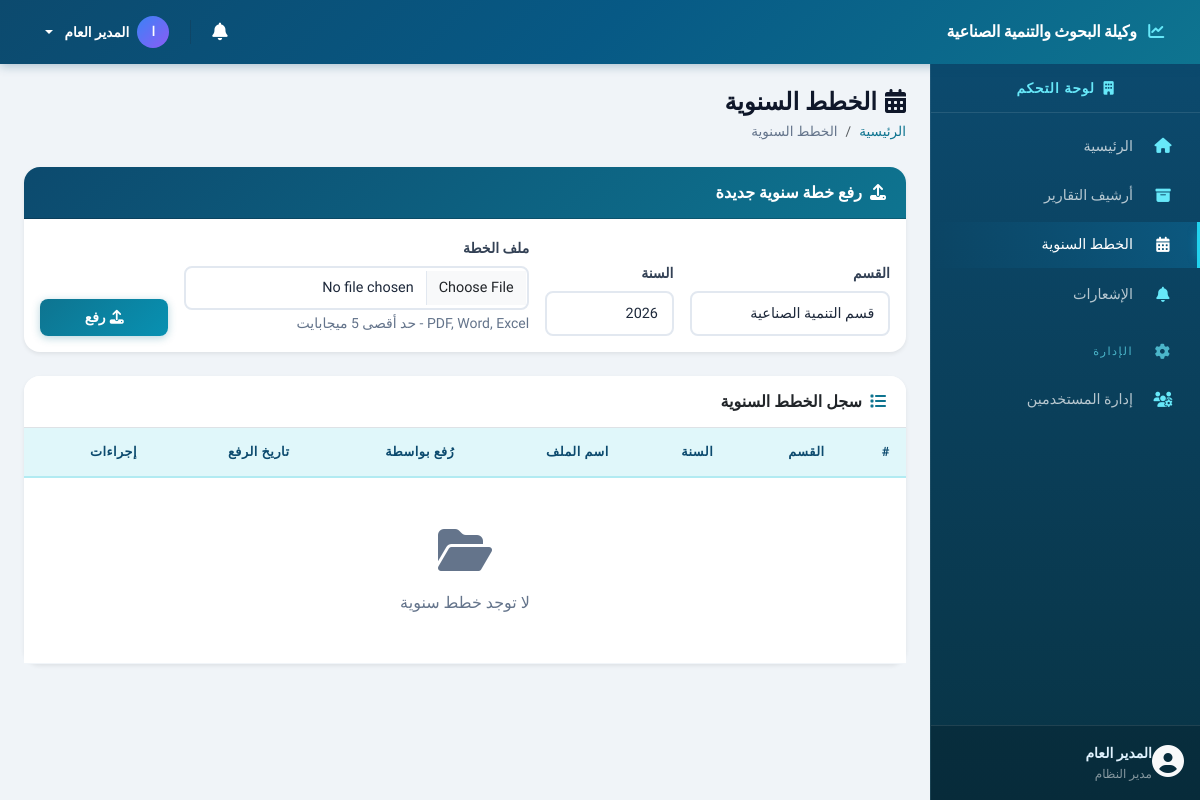
/pages/upload_annual_plan.php (signed in), run on an earlier commit of the app's database.
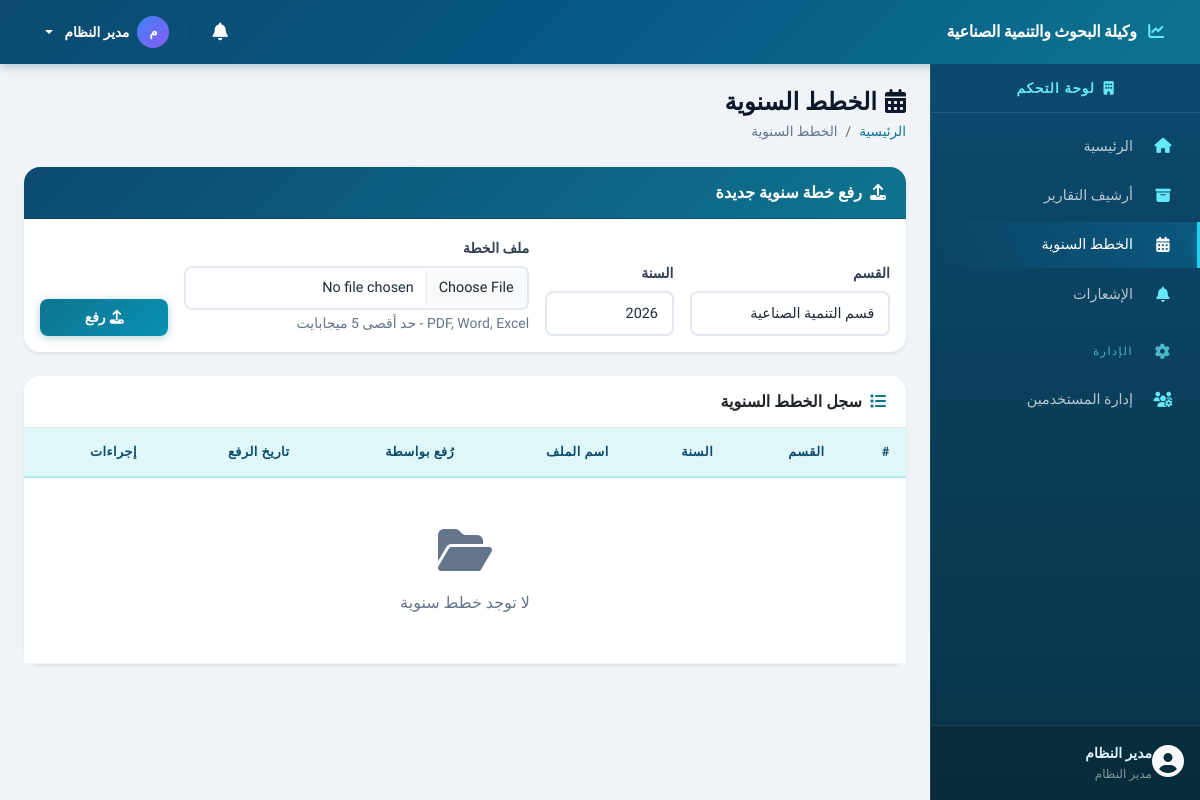
And on a later commit of the database.
### tables this page shows
CREATE TABLE IF NOT EXISTS users (
    id INT PRIMARY KEY AUTO_INCREMENT,
    name VARCHAR(100) NOT NULL,
    email VARCHAR(100) NOT NULL UNIQUE,
    password VARCHAR(255) NOT NULL,
    role ENUM('admin', 'director', 'coordinator', 'manager', 'employee') NOT NULL DEFAULT 'employee',
    department_id INT NULL,
    created_at TIMESTAMP DEFAULT CURRENT_TIMESTAMP,
    FOREIGN KEY (department_id) REFERENCES departments(id) ON DELETE SET NULL
);

### includes/functions.php (called while the page is built, shortened)
<?php
require_once __DIR__ . '/../config/database.php';
function isLoggedIn() {
    return isset($_SESSION['user_id']) && !empty($_SESSION['user_id']);
}
function e($string) {
    return htmlspecialchars($string ?? '', ENT_QUOTES, 'UTF-8');
}
function db() {
    return Database::getInstance()->getConnection();
}
function dbQuery($sql, $params = []) {
    $stmt = db()->prepare($sql);
    $stmt->execute($params);
    return $stmt;
}
function dbFetchOne($sql, $params = []) {
    $stmt = dbQuery($sql, $params);
    return $stmt->fetch();
}
function getCurrentUser() {
    return dbFetchOne("SELECT u.*, d.name as department_name FROM users u LEFT JOIN departments d ON u.department_id = d.id WHERE u.id = ?", [$_SESSION['user_id']]);
}
function getRoleName($role) {
    $roles = [
        'admin' => 'مدير النظام',
        'director' => 'وكيلة الوكالة',
        'coordinator' => 'المنسق',
        'manager' => 'مدير قسم',
        'employee' => 'موظف'
    ];
    return $roles[$role] ?? $role;
}

### config/database.php (called while the page is built, shortened)
<?php
class Database {
    private static $instance = null;
    private $pdo;
    private function __construct() {
        try {
            $dsn = "mysql:host=" . DB_HOST . ";dbname=" . DB_NAME . ";charset=" . DB_CHARSET;
            $options = [
                PDO::ATTR_ERRMODE            => PDO::ERRMODE_EXCEPTION,
                PDO::ATTR_DEFAULT_FETCH_MODE => PDO::FETCH_ASSOC,
                PDO::ATTR_EMULATE_PREPARES   => false,
                PDO::MYSQL_ATTR_INIT_COMMAND => "SET NAMES utf8mb4 COLLATE utf8mb4_unicode_ci"
            ];
            $this->pdo = new PDO($dsn, DB_USER, DB_PASS, $options);
        } catch (PDOException $e) {
            die('خطأ في الاتصال بقاعدة البيانات: ' . $e->getMessage());
        }
    }
    public static function getInstance() {
        if (self::$instance === null) {
            self::$instance = new self();
        }
        return self::$instance;
    }
    public function getConnection() {
        return $this->pdo;
    }
}

### pages/upload_annual_plan.php (the view, shortened to what the changed rows need)
<?php
require_once __DIR__ . '/../includes/header.php';
?>
<div class="card border-0 shadow-sm mb-4">
    <div class="card-body p-0">
        <div class="table-responsive">
            <table class="table table-hover align-middle mb-0">
                <thead class="table-light">
                    <tr>
                        <th>#</th>
                        <th>القسم</th>
                        <th>السنة</th>
                        <th>اسم الملف</th>
                        <th>رُفع بواسطة</th>
                        <th>تاريخ الرفع</th>
                        <th>إجراءات</th>
                    </tr>
                </thead>
            </table>
        </div>
    </div>
</div>
<?php require_once __DIR__ . '/../includes/footer.php'; ?>

### includes/header.php (shortened to what the changed rows need)
<?php
require_once __DIR__ . '/functions.php';
$currentUser = getCurrentUser();
?>
<!DOCTYPE html>
<html lang="ar" dir="rtl">
<head>
    <link rel="stylesheet" href="https://cdn.jsdelivr.net/npm/bootstrap@5.3.0/dist/css/bootstrap.rtl.min.css">
    <link rel="stylesheet" href="https://cdnjs.cloudflare.com/ajax/libs/font-awesome/6.4.0/css/all.min.css">
    <link rel="stylesheet" href="https://cdn.jsdelivr.net/npm/sweetalert2@11/dist/sweetalert2.min.css">
    <link rel="stylesheet" href="<?= SITE_URL ?>/assets/css/style.css">
</head>
<body>
    <nav class="navbar navbar-expand-lg navbar-dark bg-primary fixed-top">
        <div class="container-fluid">
            <div class="d-flex align-items-center ms-auto gap-1">
                <div class="dropdown">
                    <button class="btn btn-link text-white dropdown-toggle text-decoration-none d-flex align-items-center gap-2 px-2" data-bs-toggle="dropdown">
                        <div class="d-flex align-items-center justify-content-center rounded-circle" style="width:32px; height:32px; background: linear-gradient(135deg, #3b82f6, #8b5cf6); font-size: 0.8rem;">
                            <?= mb_substr($currentUser['name'] ?? '', 0, 1) ?>
                        </div>
                        <span class="d-none d-md-inline" style="font-size: 0.85rem;"><?= e($currentUser['name'] ?? '') ?></span>
                    </button>
                </div>
            </div>
        </div>
    </nav>
    <div class="d-flex" id="wrapper">
        <?php include __DIR__ . '/sidebar.php'; ?>
        <div class="flex-grow-1" id="page-content">
            <div class="container-fluid p-4">

### includes/sidebar.php (shortened to what the changed rows need)
<div class="sidebar bg-dark text-white" id="sidebar">
    <div class="sidebar-footer border-top border-secondary p-3 mt-auto">
        <div class="d-flex align-items-center">
            <div class="flex-grow-1 me-2 overflow-hidden">
                <div class="fw-bold small text-truncate"><?= e($currentUser['name'] ?? '') ?></div>
                <div class="text-muted smaller"><?= getRoleName($currentUser['role'] ?? '') ?></div>
            </div>
        </div>
    </div>
</div>

What changed in the data, as far as the page shows it:
changed users "مدير النظام": name "ا" → "م"; name "المدير العام" → "مدير النظام"
